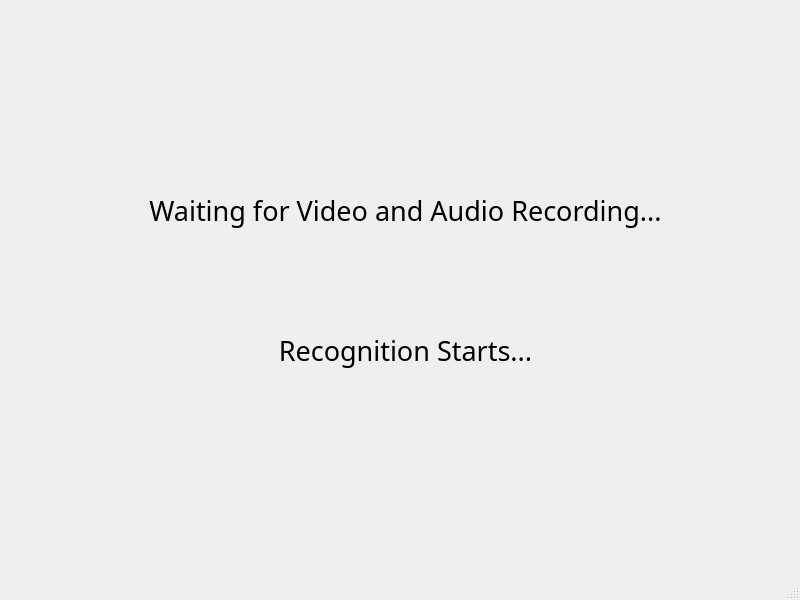
<?xml version="1.0" encoding="UTF-8"?>
<ui version="4.0">
 <class>MainWindow</class>
 <widget class="QMainWindow" name="MainWindow">
  <property name="geometry">
   <rect>
    <x>0</x>
    <y>0</y>
    <width>800</width>
    <height>600</height>
   </rect>
  </property>
  <property name="windowTitle">
   <string>MainWindow</string>
  </property>
  <widget class="QWidget" name="centralwidget">
   <widget class="QLabel" name="title">
    <property name="geometry">
     <rect>
      <x>90</x>
      <y>170</y>
      <width>631</width>
      <height>81</height>
     </rect>
    </property>
    <property name="font">
     <font>
      <family>3ds</family>
      <pointsize>20</pointsize>
      <weight>50</weight>
      <italic>false</italic>
      <bold>false</bold>
     </font>
    </property>
    <property name="contextMenuPolicy">
     <enum>Qt::NoContextMenu</enum>
    </property>
    <property name="frameShape">
     <enum>QFrame::NoFrame</enum>
    </property>
    <property name="text">
     <string>Waiting for Video and Audio Recording...</string>
    </property>
    <property name="textFormat">
     <enum>Qt::AutoText</enum>
    </property>
    <property name="scaledContents">
     <bool>false</bool>
    </property>
    <property name="alignment">
     <set>Qt::AlignCenter</set>
    </property>
    <property name="indent">
     <number>-1</number>
    </property>
   </widget>
   <widget class="QLabel" name="title_2">
    <property name="geometry">
     <rect>
      <x>90</x>
      <y>310</y>
      <width>631</width>
      <height>81</height>
     </rect>
    </property>
    <property name="font">
     <font>
      <family>3ds</family>
      <pointsize>20</pointsize>
      <weight>50</weight>
      <italic>false</italic>
      <bold>false</bold>
     </font>
    </property>
    <property name="contextMenuPolicy">
     <enum>Qt::NoContextMenu</enum>
    </property>
    <property name="frameShape">
     <enum>QFrame::NoFrame</enum>
    </property>
    <property name="text">
     <string>Recognition Starts...</string>
    </property>
    <property name="textFormat">
     <enum>Qt::AutoText</enum>
    </property>
    <property name="scaledContents">
     <bool>false</bool>
    </property>
    <property name="alignment">
     <set>Qt::AlignCenter</set>
    </property>
    <property name="indent">
     <number>-1</number>
    </property>
   </widget>
  </widget>
  <widget class="QMenuBar" name="menubar">
   <property name="geometry">
    <rect>
     <x>0</x>
     <y>0</y>
     <width>800</width>
     <height>26</height>
    </rect>
   </property>
  </widget>
  <widget class="QStatusBar" name="statusbar"/>
 </widget>
 <resources/>
 <connections/>
</ui>
